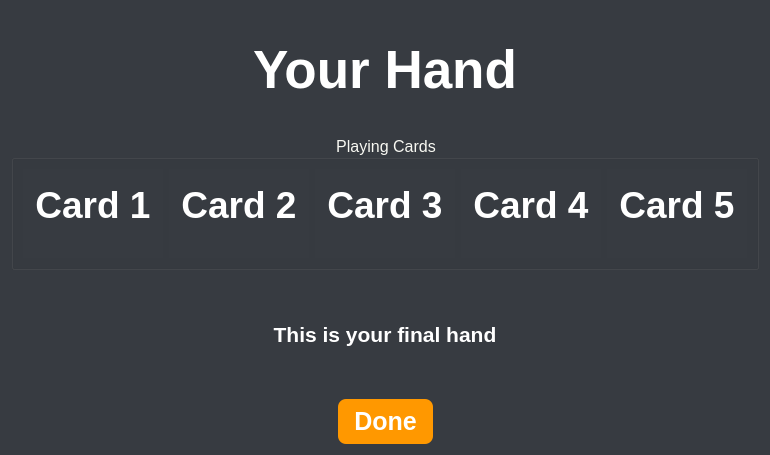
<?xml version="1.0" encoding="UTF-8"?>
<ui version="4.0">
 <class>Dialog</class>
 <widget class="QDialog" name="Dialog">
  <property name="geometry">
   <rect>
    <x>0</x>
    <y>0</y>
    <width>699</width>
    <height>455</height>
   </rect>
  </property>
  <property name="windowTitle">
   <string>Dialog</string>
  </property>
  <property name="styleSheet">
   <string notr="true">
QDialog, QWidget {
    background-color: rgb(55, 59, 65);
    color: #f8f8f2;
    font-family: 'Segoe UI', 'Roboto', Arial, sans-serif;
}
QPushButton {
    background-color: #FF9800;
    color: white;
    border: none;
    border-radius: 8px;
    padding: 8px 16px;
    font-weight: bold;
    min-height: 24px;
}
QPushButton:hover {
    background-color: #F57C00;
}
QPushButton:pressed {
    background-color: rgb(158, 80, 3);
}
QLabel {
    color: white;
    font-weight: 500;
}
/* Add this new section for groupBoxes 1-5 */
QGroupBox#groupBox_1,
QGroupBox#groupBox_2,
QGroupBox#groupBox_3,
QGroupBox#groupBox_4,
QGroupBox#groupBox_5 {
    border: none;
    margin: 0px;
    padding: 0px;
}
</string>
  </property>
  <layout class="QVBoxLayout" name="verticalLayout_2">
   <item>
    <layout class="QVBoxLayout" name="verticalLayout">
     <item>
      <widget class="QLabel" name="labelHand">
       <property name="font">
        <font>
         <family>Segoe UI</family>
         <pointsize>40</pointsize>
         <fontweight>Medium</fontweight>
        </font>
       </property>
       <property name="text">
        <string>Your Hand</string>
       </property>
       <property name="alignment">
        <set>Qt::AlignmentFlag::AlignCenter</set>
       </property>
      </widget>
     </item>
     <item>
      <widget class="QGroupBox" name="groupBoxPlayingCards">
       <property name="font">
        <font>
         <family>Segoe UI</family>
         <pointsize>12</pointsize>
        </font>
       </property>
       <property name="title">
        <string>Playing Cards</string>
       </property>
       <property name="alignment">
        <set>Qt::AlignmentFlag::AlignCenter</set>
       </property>
       <layout class="QHBoxLayout" name="horizontalLayout">
        <item>
         <widget class="QGroupBox" name="groupBox_1">
          <layout class="QVBoxLayout" name="verticalLayout_3">
           <item>
            <widget class="QLabel" name="labelCard_1">
             <property name="enabled">
              <bool>false</bool>
             </property>
             <property name="font">
              <font>
               <family>Segoe UI</family>
               <pointsize>28</pointsize>
               <fontweight>Medium</fontweight>
              </font>
             </property>
             <property name="text">
              <string>Card 1</string>
             </property>
             <property name="alignment">
              <set>Qt::AlignmentFlag::AlignCenter</set>
             </property>
            </widget>
           </item>
           <item>
            <layout class="QHBoxLayout" name="horizontalLayout_3">
             <item>
              <spacer name="horizontalSpacer_3">
               <property name="orientation">
                <enum>Qt::Orientation::Horizontal</enum>
               </property>
               <property name="sizeHint" stdset="0">
                <size>
                 <width>40</width>
                 <height>20</height>
                </size>
               </property>
              </spacer>
             </item>
            </layout>
           </item>
          </layout>
         </widget>
        </item>
        <item>
         <widget class="QGroupBox" name="groupBox_2">
          <layout class="QVBoxLayout" name="verticalLayout_4">
           <item>
            <widget class="QLabel" name="labelCard_2">
             <property name="enabled">
              <bool>false</bool>
             </property>
             <property name="font">
              <font>
               <family>Segoe UI</family>
               <pointsize>28</pointsize>
               <fontweight>Medium</fontweight>
              </font>
             </property>
             <property name="text">
              <string>Card 2</string>
             </property>
             <property name="alignment">
              <set>Qt::AlignmentFlag::AlignCenter</set>
             </property>
            </widget>
           </item>
           <item>
            <layout class="QHBoxLayout" name="horizontalLayout_4">
             <item>
              <spacer name="horizontalSpacer_5">
               <property name="orientation">
                <enum>Qt::Orientation::Horizontal</enum>
               </property>
               <property name="sizeHint" stdset="0">
                <size>
                 <width>40</width>
                 <height>20</height>
                </size>
               </property>
              </spacer>
             </item>
            </layout>
           </item>
          </layout>
         </widget>
        </item>
        <item>
         <widget class="QGroupBox" name="groupBox_3">
          <layout class="QVBoxLayout" name="verticalLayout_5">
           <item>
            <widget class="QLabel" name="labelCard_3">
             <property name="enabled">
              <bool>false</bool>
             </property>
             <property name="font">
              <font>
               <family>Segoe UI</family>
               <pointsize>28</pointsize>
               <fontweight>Medium</fontweight>
              </font>
             </property>
             <property name="text">
              <string>Card 3</string>
             </property>
             <property name="alignment">
              <set>Qt::AlignmentFlag::AlignCenter</set>
             </property>
            </widget>
           </item>
           <item>
            <layout class="QHBoxLayout" name="horizontalLayout_5">
             <item>
              <spacer name="horizontalSpacer_7">
               <property name="orientation">
                <enum>Qt::Orientation::Horizontal</enum>
               </property>
               <property name="sizeHint" stdset="0">
                <size>
                 <width>40</width>
                 <height>20</height>
                </size>
               </property>
              </spacer>
             </item>
            </layout>
           </item>
          </layout>
         </widget>
        </item>
        <item>
         <widget class="QGroupBox" name="groupBox_4">
          <layout class="QVBoxLayout" name="verticalLayout_6">
           <item>
            <widget class="QLabel" name="labelCard_4">
             <property name="enabled">
              <bool>false</bool>
             </property>
             <property name="font">
              <font>
               <family>Segoe UI</family>
               <pointsize>28</pointsize>
               <fontweight>Medium</fontweight>
              </font>
             </property>
             <property name="text">
              <string>Card 4</string>
             </property>
             <property name="alignment">
              <set>Qt::AlignmentFlag::AlignCenter</set>
             </property>
            </widget>
           </item>
           <item>
            <layout class="QHBoxLayout" name="horizontalLayout_6">
             <item>
              <spacer name="horizontalSpacer_9">
               <property name="orientation">
                <enum>Qt::Orientation::Horizontal</enum>
               </property>
               <property name="sizeHint" stdset="0">
                <size>
                 <width>40</width>
                 <height>20</height>
                </size>
               </property>
              </spacer>
             </item>
            </layout>
           </item>
          </layout>
         </widget>
        </item>
        <item>
         <widget class="QGroupBox" name="groupBox_5">
          <layout class="QVBoxLayout" name="verticalLayout_7">
           <item>
            <widget class="QLabel" name="labelCard_5">
             <property name="enabled">
              <bool>false</bool>
             </property>
             <property name="font">
              <font>
               <family>Segoe UI</family>
               <pointsize>28</pointsize>
               <fontweight>Medium</fontweight>
              </font>
             </property>
             <property name="text">
              <string>Card 5</string>
             </property>
             <property name="alignment">
              <set>Qt::AlignmentFlag::AlignCenter</set>
             </property>
            </widget>
           </item>
           <item>
            <layout class="QHBoxLayout" name="horizontalLayout_7">
             <item>
              <spacer name="horizontalSpacer_11">
               <property name="orientation">
                <enum>Qt::Orientation::Horizontal</enum>
               </property>
               <property name="sizeHint" stdset="0">
                <size>
                 <width>40</width>
                 <height>20</height>
                </size>
               </property>
              </spacer>
             </item>
            </layout>
           </item>
          </layout>
         </widget>
        </item>
       </layout>
      </widget>
     </item>
     <item>
      <widget class="QLabel" name="labelInstruction">
       <property name="font">
        <font>
         <family>Segoe UI</family>
         <pointsize>16</pointsize>
         <fontweight>Medium</fontweight>
        </font>
       </property>
       <property name="text">
        <string>This is your final hand</string>
       </property>
       <property name="alignment">
        <set>Qt::AlignmentFlag::AlignCenter</set>
       </property>
      </widget>
     </item>
     <item>
      <layout class="QHBoxLayout" name="horizontalLayout_2">
       <item>
        <spacer name="horizontalSpacer">
         <property name="orientation">
          <enum>Qt::Orientation::Horizontal</enum>
         </property>
         <property name="sizeHint" stdset="0">
          <size>
           <width>40</width>
           <height>20</height>
          </size>
         </property>
        </spacer>
       </item>
       <item>
        <widget class="QPushButton" name="pushButtonDone">
         <property name="font">
          <font>
           <family>Segoe UI</family>
           <pointsize>19</pointsize>
           <bold>true</bold>
          </font>
         </property>
         <property name="text">
          <string>Done</string>
         </property>
        </widget>
       </item>
       <item>
        <spacer name="horizontalSpacer_2">
         <property name="orientation">
          <enum>Qt::Orientation::Horizontal</enum>
         </property>
         <property name="sizeHint" stdset="0">
          <size>
           <width>40</width>
           <height>20</height>
          </size>
         </property>
        </spacer>
       </item>
      </layout>
     </item>
    </layout>
   </item>
  </layout>
 </widget>
 <resources/>
 <connections/>
</ui>
